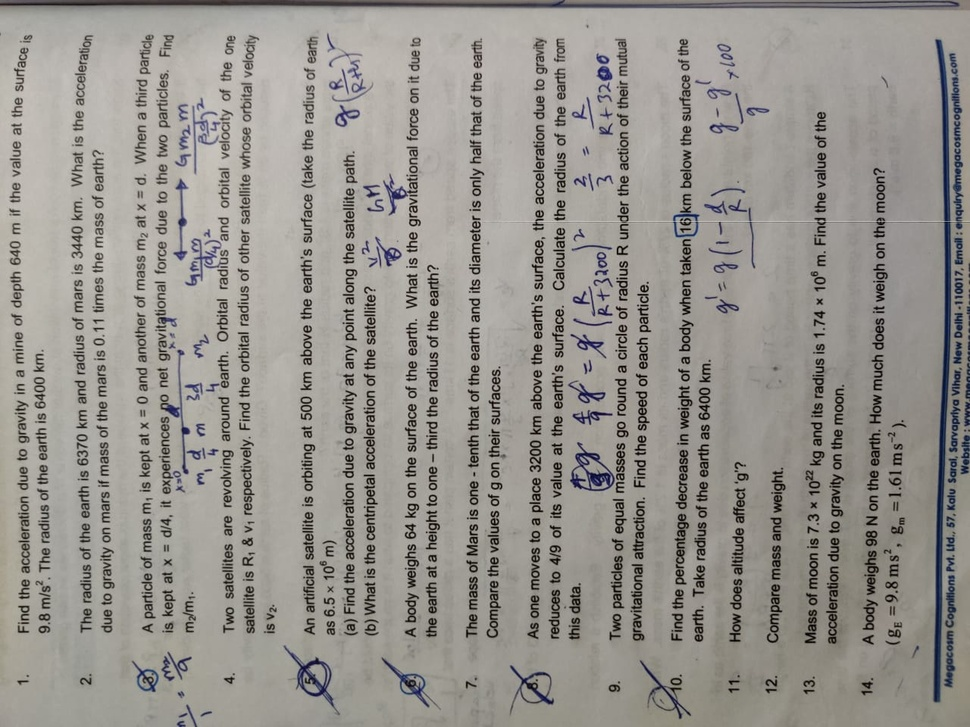
#> input picture sample.jpeg, 970 x 727 px, shrunk from 1280 x 960 before the run
$ python DocScanner.py
#> lines starting #> are read from the running program, lines starting #| are printed output that depends on the picture
#@uthor : Sumanth Nethi
import cv2 as cv
img = cv.imread('sample.jpeg',0)
#> img: shape (727, 970); min 0, max 202, mean 148.6
thresh = cv.adaptiveThreshold(img,255,cv.ADAPTIVE_THRESH_GAUSSIAN_C, cv.THRESH_BINARY, 11, 20)
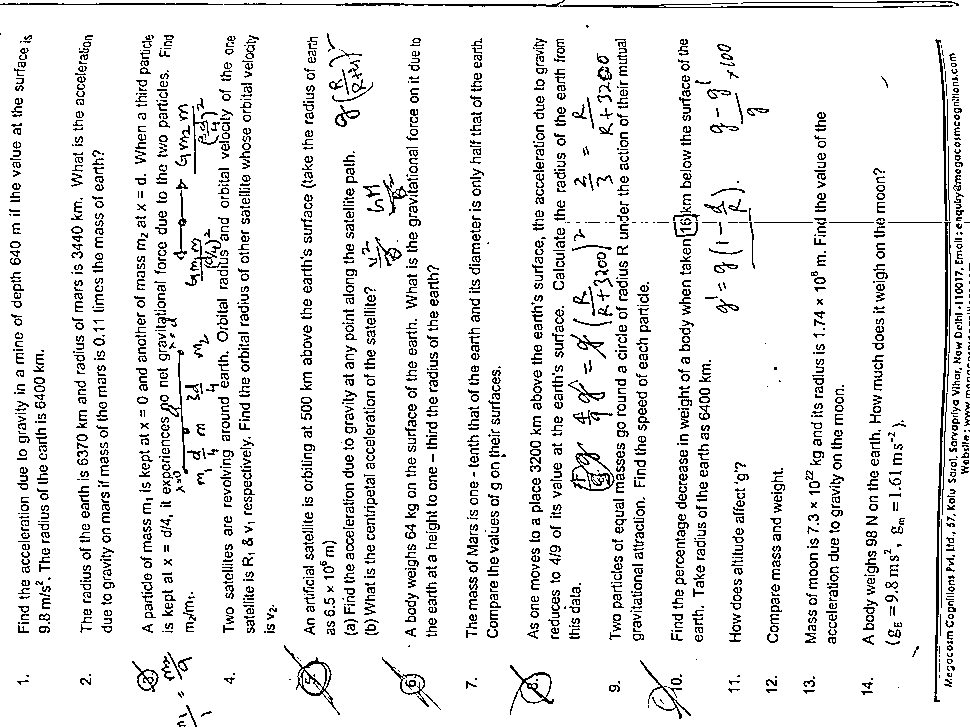
#> thresh: shape (727, 970); 91.2% white; black in thin lines or dots
cv.imshow('thresh', thresh)
cv.imshow('image',img)
cv.waitKey(0)
cv.destroyAllWindows()
